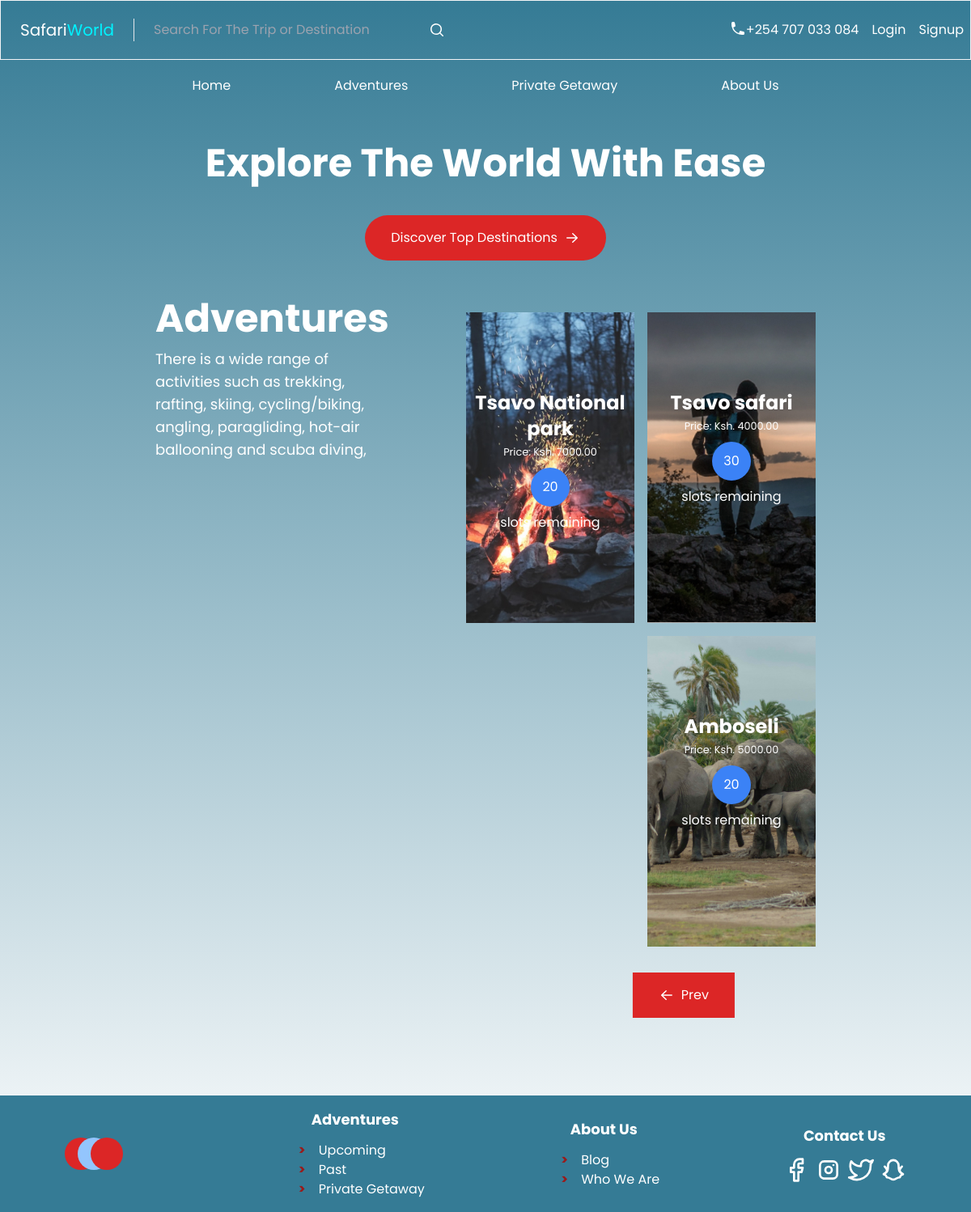
Page /adventures/?page=2 on the earlier database version.
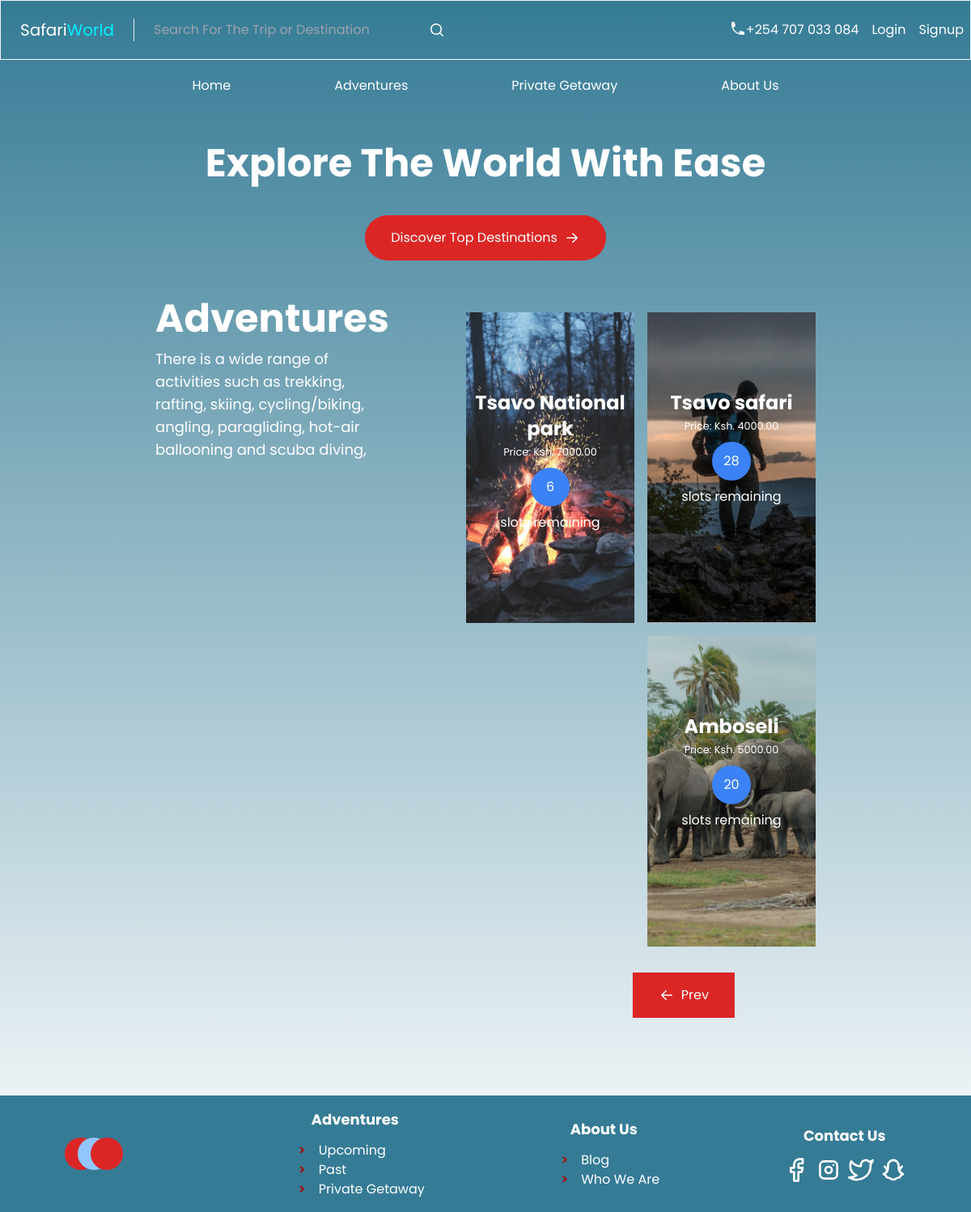
Same page on the later database version.
### booking/models.py (models this page shows, shortened)
class BaseModel(models.Model):
    id = models.UUIDField(primary_key=True, default=uuid.uuid4, editable=False)
    created_at = models.DateTimeField(auto_now_add=True)
    updated_at = models.DateTimeField(auto_now=True)
    class Meta:
        abstract = True

class Adventure(BaseModel):
    name = models.CharField(max_length=250)
    place_id = models.ForeignKey(Place, on_delete=models.SET_NULL, null=True, related_name='adventures')
    description = models.CharField(max_length=1024)
    departure_date = models.DateField()
    return_date = models.DateField()
    price = models.DecimalField(max_digits=10, decimal_places=2)
    slots = models.IntegerField()
    age_limit = models.IntegerField(default=0)
    activities = models.CharField(max_length=250)
    image = models.FileField(upload_to='images', null=True)

### booking/views.py (the view)
# urls.py: path('adventures/', views.adventures, name='adventures'),
def adventures(request):
    p = Paginator(Adventure.objects.all(), 3)
    page = request.GET.get('page')
    adventures = p.get_page(page)
    context = {"adventures": adventures}
    return render(request, 'booking/all_adventures.html', context)

### booking/templates/booking/all_adventures.html (shortened to what this page needs)
{% extends 'booking/base.html' %} {% load static %} {% block content %}
<section class="mx-16 my-12 text-white md:flex md:mx-48">
  <div class="w-full sm:w-4/12">
    <h2 class="mb-3 text-5xl font-bold">Adventures</h2>
    <p class="mb-3 text-lg whitespace-normal">
      There is a wide range of activities such as trekking, rafting, skiing,
      cycling/biking, angling, paragliding, hot-air ballooning and scuba diving,
    </p>
  </div>
  <div
    class="flex flex-wrap items-end justify-end w-full mx-auto space-x-4 space-y-4 sm:w-10/12 px-auto"
  >
    {% for adventure in adventures %}
    <div
      class="bg-[url('/static/{{ adventure.image }}')] w-full md:w-1/3 lg:w-52 xl:w-60 h-96 bg-center bg-cover text-center pt-24 group transition ease-in-out delay-150 hover:scale-105"
    >
      <p class="text-2xl font-bold">{{ adventure.name}}</p>
      <small>Price: Ksh. {{ adventure.price}}</small>
      <span
        class="flex items-center justify-center w-12 h-12 mx-auto my-2 bg-blue-500 rounded-full"
        >{{ adventure.slots}}
      </span>
      <p>slots remaining</p>
    </div>
    {% endfor %}
    <div class="flex justify-center basis-full">
      {% if adventures.has_previous %}
      <div
        class="flex items-center bg-red-600 py-4 my-4 px-8 max-w-fit md:translate-x-[80%]"
      >
        <svg
          xmlns="http://www.w3.org/2000/svg"
          viewBox="0 0 20 20"
          fill="currentColor"
          class="w-5 h-5 text-white"
        >
          <path
            fill-rule="evenodd"
            d="M17 10a.75.75 0 01-.75.75H5.612l4.158 3.96a.75.75 0 11-1.04 1.08l-5.5-5.25a.75.75 0 010-1.08l5.5-5.25a.75.75 0 111.04 1.08L5.612 9.25H16.25A.75.75 0 0117 10z"
            clip-rule="evenodd"
          />
        </svg>
        <a
          href="?page={{ adventures.previous_page_number }}"
          class="pl-2 text-white"
          >Prev</a
        >
      </div>
      {% endif %}
    </div>
  </div>
</section>
{% endblock%}

### booking/templates/booking/base.html (shortened to what this page needs)
<!DOCTYPE html>
<html lang="en">
  <head>
    <script src="https://cdn.tailwindcss.com"></script>
  </head>
  <body
    class="bg-gradient-to-b from-[#357B95] to-transparent bg-no-repeat bg-cover font-serif"
  >
    <header
      class="items-center justify-between py-4 text-white border border-gray-100 md:flex"
    >
      <div class="flex items-center">
        <h4
          class="px-4 text-xl text-white border-r border-gray-200 font-weight-600 md:px-6"
        >
          <a href="{% url 'home' %}"
            >Safari<span style="color: #00f3ff">World</span></a
          >
        </h4>
        <div class="flex items-center sm:text-red">
          <input
            type="text"
            placeholder="Search For The Trip or Destination"
            class="p-2 mx-4 bg-transparent focus:outline-none text-white-300 w-100"
          />
          <svg
            xmlns="http://www.w3.org/2000/svg"
            viewBox="0 0 20 20"
            fill="currentColor"
            class="w-5 h-5"
          >
            <path
              fill-rule="evenodd"
              d="M9 3.5a5.5 5.5 0 100 11 5.5 5.5 0 000-11zM2 9a7 7 0 1112.452 4.391l3.328 3.329a.75.75 0 11-1.06 1.06l-3.329-3.328A7 7 0 012 9z"
              clip-rule="evenodd"
            />
          </svg>
        </div>
      </div>
      <div class="flex space-x-4">
        <div class="flex mx-2 space-x-4">
          <div class="flex item-center">
            <p>+254 707 033 084</p>
          </div>
          {% if request.user.is_authenticated %}
          <p>Welcome {{ request.user.first_name }}</p>
          <a href="{% url 'logout' %}?next={{ request.path|urlencode }}"
            >Logout</a
          >
          {% else %}
          <a href="{% url 'login' %}?next={{ request.path|urlencode }}"
            >Login</a
          >
          <a href="{% url 'signup' %}">Signup</a>
          {% endif %}
        </div>
      </div>
    </header>
    <nav class="flex my-5 text-white md:justify-center">
      <ul class="md:flex">
        <li class="px-8 md:px-16"><a href="{% url 'home' %}">Home</a></li>
        <li class="px-8 md:px-16">
          <a href="{% url 'adventures' %}">Adventures</a>
        </li>
        <li class="px-8 md:px-16"><a href="#">Private Getaway</a></li>
        <li class="px-8 md:px-16"><a href="#">About Us</a></li>
      </ul>
    </nav>
    <section>
      <h1 class="py-10 text-5xl font-bold text-center text-white">
        Explore The World With Ease
      </h1>
      <div
        class="flex items-center px-8 py-4 mx-auto bg-red-600 rounded-full max-w-fit"
      >
        <a href="{% url 'adventures' %}" class="pr-2 text-white"
          >Discover Top Destinations
        </a>
        <svg
          xmlns="http://www.w3.org/2000/svg"
          viewBox="0 0 20 20"
          fill="currentColor"
          class="w-5 h-5 text-white"
        >
          <path
            fill-rule="evenodd"
            d="M3 10a.75.75 0 01.75-.75h10.638L10.23 5.29a.75.75 0 111.04-1.08l5.5 5.25a.75.75 0 010 1.08l-5.5 5.25a.75.75 0 11-1.04-1.08l4.158-3.96H3.75A.75.75 0 013 10z"
            clip-rule="evenodd"
          />
        </svg>
      </div>
    </section>
    {% block content%} {% endblock %}
    <footer
      class="md:flex bg-[#357B95] h-full justify-around items-center px-8 md:px-1 py-4 text-white mt-20"
    >
      <div class="flex">
        <div
          class="w-10 h-10 p-3 -translate-x-12 bg-red-600 rounded-full"
        ></div>
      </div>
      <div>
        <h4 class="mb-3 text-lg font-bold md:text-center">Adventures</h4>
        <ul>
          <li
            class="pl-4 before:content-['>'] before:mr-3 before:text-red-800 before:font-bold"
          >
            <a href="#">Upcoming</a>
          </li>
          <li
            class="pl-4 before:content-['>'] before:mr-3 before:text-red-800 before:font-bold"
          >
            <a href="#">Past</a>
          </li>
          <li
            class="pl-4 before:content-['>'] before:mr-3 before:text-red-800 before:font-bold"
          >
            <a href="#">Private Getaway</a>
          </li>
        </ul>
      </div>
      <div>
        <h4 class="mb-3 text-lg font-bold md:text-center">About Us</h4>
        <ul>
          <li
            class="pl-4 before:content-['>'] before:mr-3 before:text-red-800 before:font-bold"
          >
            <a href="#">Blog</a>
          </li>
          <li
            class="pl-4 before:content-['>'] before:mr-3 before:text-red-800 before:font-bold"
          >
            <a href="#">Who We Are</a>
          </li>
        </ul>
      </div>
      <div>
        <h4 class="mb-3 text-lg font-bold md:text-center">Contact Us</h4>
        <div class="flex item-center gap-x-2">
          <svg
            class="w-8 h-8 text-white-300"
            viewBox="0 0 24 24"
            fill="none"
            stroke="currentColor"
            stroke-width="2"
            stroke-linecap="round"
            stroke-linejoin="round"
          >
            <path
              d="M18 2h-3a5 5 0 0 0-5 5v3H7v4h3v8h4v-8h3l1-4h-4V7a1 1 0 0 1 1-1h3z"
            />
          </svg>
        </div>
      </div>
    </footer>
  </body>
</html>

### booking/templates/booking/base.html (style rules this page uses)
body { font-family: "Poppins" !important; }

Differences in the rows shown:
changed Adventure "Tsavo National park": slots "20" → "6"
changed Adventure "Tsavo safari": slots "30" → "28"
